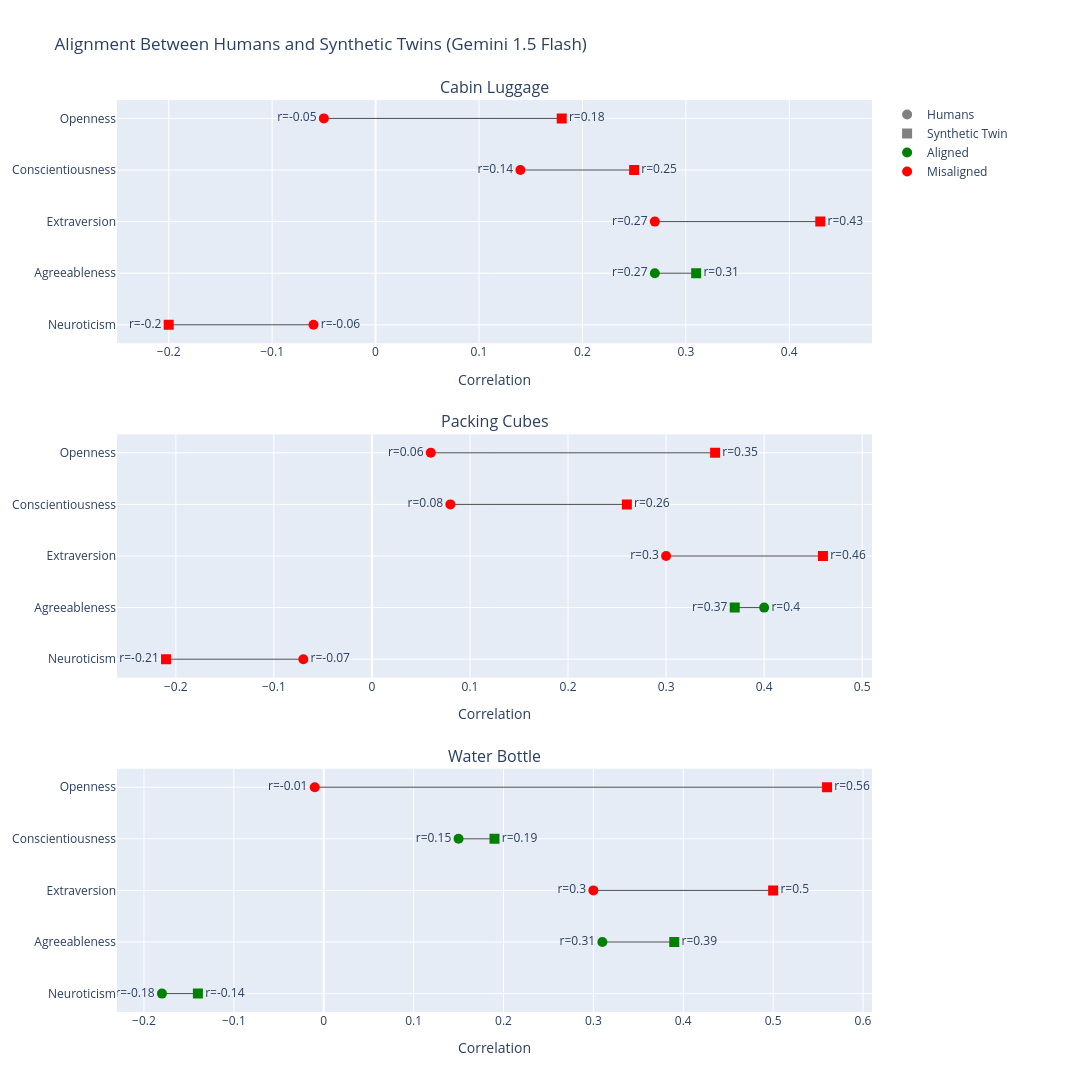

Notebook cell for this chart:
### Code cell
plot_alignment_with_humans("gemini-1.5-flash")

### Figure 1 — Plotly figure (JSON) as saved in the notebook; plotly's stock layout.template omitted (floating-point values rounded to 4 significant figures)
{"data": [{"line": {"color": "black", "width": 1}, "mode": "lines", "opacity": 0.7, "showlegend": false, "type": "scatter", "x": [-0.05, 0.18], "xaxis": "x", "y": ["Openness", "Openness"], "yaxis": "y"}, {"marker": {"color": "red", "size": 10, "symbol": "circle"}, "mode": "markers+text", "showlegend": false, "text": ["r=-0.05"], "textposition": "middle left", "type": "scatter", "x": [-0.05], "xaxis": "x", "y": ["Openness"], "yaxis": "y"}, {"marker": {"color": "red", "size": 10, "symbol": "square"}, "mode": "markers+text", "showlegend": false, "text": ["r=0.18"], "textposition": "middle right", "type": "scatter", "x": [0.18], "xaxis": "x", "y": ["Openness"], "yaxis": "y"}, {"line": {"color": "black", "width": 1}, "mode": "lines", "opacity": 0.7, "showlegend": false, "type": "scatter", "x": [0.14, 0.25], "xaxis": "x", "y": ["Conscientiousness", "Conscientiousness"], "yaxis": "y"}, {"marker": {"color": "red", "size": 10, "symbol": "circle"}, "mode": "markers+text", "showlegend": false, "text": ["r=0.14"], "textposition": "middle left", "type": "scatter", "x": [0.14], "xaxis": "x", "y": ["Conscientiousness"], "yaxis": "y"}, {"marker": {"color": "red", "size": 10, "symbol": "square"}, "mode": "markers+text", "showlegend": false, "text": ["r=0.25"], "textposition": "middle right", "type": "scatter", "x": [0.25], "xaxis": "x", "y": ["Conscientiousness"], "yaxis": "y"}, {"line": {"color": "black", "width": 1}, "mode": "lines", "opacity": 0.7, "showlegend": false, "type": "scatter", "x": [0.27, 0.43], "xaxis": "x", "y": ["Extraversion", "Extraversion"], "yaxis": "y"}, {"marker": {"color": "red", "size": 10, "symbol": "circle"}, "mode": "markers+text", "showlegend": false, "text": ["r=0.27"], "textposition": "middle left", "type": "scatter", "x": [0.27], "xaxis": "x", "y": ["Extraversion"], "yaxis": "y"}, {"marker": {"color": "red", "size": 10, "symbol": "square"}, "mode": "markers+text", "showlegend": false, "text": ["r=0.43"], "textposition": "middle right", "type": "scatter", "x": [0.43], "xaxis": "x", "y": ["Extraversion"], "yaxis": "y"}, {"line": {"color": "black", "width": 1}, "mode": "lines", "opacity": 0.7, "showlegend": false, "type": "scatter", "x": [0.27, 0.31], "xaxis": "x", "y": ["Agreeableness", "Agreeableness"], "yaxis": "y"}, {"marker": {"color": "green", "size": 10, "symbol": "circle"}, "mode": "markers+text", "showlegend": false, "text": ["r=0.27"], "textposition": "middle left", "type": "scatter", "x": [0.27], "xaxis": "x", "y": ["Agreeableness"], "yaxis": "y"}, {"marker": {"color": "green", "size": 10, "symbol": "square"}, "mode": "markers+text", "showlegend": false, "text": ["r=0.31"], "textposition": "middle right", "type": "scatter", "x": [0.31], "xaxis": "x", "y": ["Agreeableness"], "yaxis": "y"}, {"line": {"color": "black", "width": 1}, "mode": "lines", "opacity": 0.7, "showlegend": false, "type": "scatter", "x": [-0.06, -0.2], "xaxis": "x", "y": ["Neuroticism", "Neuroticism"], "yaxis": "y"}, {"marker": {"color": "red", "size": 10, "symbol": "circle"}, "mode": "markers+text", "showlegend": false, "text": ["r=-0.06"], "textposition": "middle right", "type": "scatter", "x": [-0.06], "xaxis": "x", "y": ["Neuroticism"], "yaxis": "y"}, {"marker": {"color": "red", "size": 10, "symbol": "square"}, "mode": "markers+text", "showlegend": false, "text": ["r=-0.2"], "textposition": "middle left", "type": "scatter", "x": [-0.2], "xaxis": "x", "y": ["Neuroticism"], "yaxis": "y"}, {"line": {"color": "black", "width": 1}, "mode": "lines", "opacity": 0.7, "showlegend": false, "type": "scatter", "x": [0.06, 0.35], "xaxis": "x2", "y": ["Openness", "Openness"], "yaxis": "y2"}, {"marker": {"color": "red", "size": 10, "symbol": "circle"}, "mode": "markers+text", "showlegend": false, "text": ["r=0.06"], "textposition": "middle left", "type": "scatter", "x": [0.06], "xaxis": "x2", "y": ["Openness"], "yaxis": "y2"}, {"marker": {"color": "red", "size": 10, "symbol": "square"}, "mode": "markers+text", "showlegend": false, "text": ["r=0.35"], "textposition": "middle right", "type": "scatter", "x": [0.35], "xaxis": "x2", "y": ["Openness"], "yaxis": "y2"}, {"line": {"color": "black", "width": 1}, "mode": "lines", "opacity": 0.7, "showlegend": false, "type": "scatter", "x": [0.08, 0.26], "xaxis": "x2", "y": ["Conscientiousness", "Conscientiousness"], "yaxis": "y2"}, {"marker": {"color": "red", "size": 10, "symbol": "circle"}, "mode": "markers+text", "showlegend": false, "text": ["r=0.08"], "textposition": "middle left", "type": "scatter", "x": [0.08], "xaxis": "x2", "y": ["Conscientiousness"], "yaxis": "y2"}, {"marker": {"color": "red", "size": 10, "symbol": "square"}, "mode": "markers+text", "showlegend": false, "text": ["r=0.26"], "textposition": "middle right", "type": "scatter", "x": [0.26], "xaxis": "x2", "y": ["Conscientiousness"], "yaxis": "y2"}, {"line": {"color": "black", "width": 1}, "mode": "lines", "opacity": 0.7, "showlegend": false, "type": "scatter", "x": [0.3, 0.46], "xaxis": "x2", "y": ["Extraversion", "Extraversion"], "yaxis": "y2"}, {"marker": {"color": "red", "size": 10, "symbol": "circle"}, "mode": "markers+text", "showlegend": false, "text": ["r=0.3"], "textposition": "middle left", "type": "scatter", "x": [0.3], "xaxis": "x2", "y": ["Extraversion"], "yaxis": "y2"}, {"marker": {"color": "red", "size": 10, "symbol": "square"}, "mode": "markers+text", "showlegend": false, "text": ["r=0.46"], "textposition": "middle right", "type": "scatter", "x": [0.46], "xaxis": "x2", "y": ["Extraversion"], "yaxis": "y2"}, {"line": {"color": "black", "width": 1}, "mode": "lines", "opacity": 0.7, "showlegend": false, "type": "scatter", "x": [0.4, 0.37], "xaxis": "x2", "y": ["Agreeableness", "Agreeableness"], "yaxis": "y2"}, {"marker": {"color": "green", "size": 10, "symbol": "circle"}, "mode": "markers+text", "showlegend": false, "text": ["r=0.4"], "textposition": "middle right", "type": "scatter", "x": [0.4], "xaxis": "x2", "y": ["Agreeableness"], "yaxis": "y2"}, {"marker": {"color": "green", "size": 10, "symbol": "square"}, "mode": "markers+text", "showlegend": false, "text": ["r=0.37"], "textposition": "middle left", "type": "scatter", "x": [0.37], "xaxis": "x2", "y": ["Agreeableness"], "yaxis": "y2"}, {"line": {"color": "black", "width": 1}, "mode": "lines", "opacity": 0.7, "showlegend": false, "type": "scatter", "x": [-0.07, -0.21], "xaxis": "x2", "y": ["Neuroticism", "Neuroticism"], "yaxis": "y2"}, {"marker": {"color": "red", "size": 10, "symbol": "circle"}, "mode": "markers+text", "showlegend": false, "text": ["r=-0.07"], "textposition": "middle right", "type": "scatter", "x": [-0.07], "xaxis": "x2", "y": ["Neuroticism"], "yaxis": "y2"}, {"marker": {"color": "red", "size": 10, "symbol": "square"}, "mode": "markers+text", "showlegend": false, "text": ["r=-0.21"], "textposition": "middle left", "type": "scatter", "x": [-0.21], "xaxis": "x2", "y": ["Neuroticism"], "yaxis": "y2"}, {"line": {"color": "black", "width": 1}, "mode": "lines", "opacity": 0.7, "showlegend": false, "type": "scatter", "x": [-0.01, 0.56], "xaxis": "x3", "y": ["Openness", "Openness"], "yaxis": "y3"}, {"marker": {"color": "red", "size": 10, "symbol": "circle"}, "mode": "markers+text", "showlegend": false, "text": ["r=-0.01"], "textposition": "middle left", "type": "scatter", "x": [-0.01], "xaxis": "x3", "y": ["Openness"], "yaxis": "y3"}, {"marker": {"color": "red", "size": 10, "symbol": "square"}, "mode": "markers+text", "showlegend": false, "text": ["r=0.56"], "textposition": "middle right", "type": "scatter", "x": [0.56], "xaxis": "x3", "y": ["Openness"], "yaxis": "y3"}, {"line": {"color": "black", "width": 1}, "mode": "lines", "opacity": 0.7, "showlegend": false, "type": "scatter", "x": [0.15, 0.19], "xaxis": "x3", "y": ["Conscientiousness", "Conscientiousness"], "yaxis": "y3"}, {"marker": {"color": "green", "size": 10, "symbol": "circle"}, "mode": "markers+text", "showlegend": false, "text": ["r=0.15"], "textposition": "middle left", "type": "scatter", "x": [0.15], "xaxis": "x3", "y": ["Conscientiousness"], "yaxis": "y3"}, {"marker": {"color": "green", "size": 10, "symbol": "square"}, "mode": "markers+text", "showlegend": false, "text": ["r=0.19"], "textposition": "middle right", "type": "scatter", "x": [0.19], "xaxis": "x3", "y": ["Conscientiousness"], "yaxis": "y3"}, {"line": {"color": "black", "width": 1}, "mode": "lines", "opacity": 0.7, "showlegend": false, "type": "scatter", "x": [0.3, 0.5], "xaxis": "x3", "y": ["Extraversion", "Extraversion"], "yaxis": "y3"}, {"marker": {"color": "red", "size": 10, "symbol": "circle"}, "mode": "markers+text", "showlegend": false, "text": ["r=0.3"], "textposition": "middle left", "type": "scatter", "x": [0.3], "xaxis": "x3", "y": ["Extraversion"], "yaxis": "y3"}, {"marker": {"color": "red", "size": 10, "symbol": "square"}, "mode": "markers+text", "showlegend": false, "text": ["r=0.5"], "textposition": "middle right", "type": "scatter", "x": [0.5], "xaxis": "x3", "y": ["Extraversion"], "yaxis": "y3"}, {"line": {"color": "black", "width": 1}, "mode": "lines", "opacity": 0.7, "showlegend": false, "type": "scatter", "x": [0.31, 0.39], "xaxis": "x3", "y": ["Agreeableness", "Agreeableness"], "yaxis": "y3"}, {"marker": {"color": "green", "size": 10, "symbol": "circle"}, "mode": "markers+text", "showlegend": false, "text": ["r=0.31"], "textposition": "middle left", "type": "scatter", "x": [0.31], "xaxis": "x3", "y": ["Agreeableness"], "yaxis": "y3"}, {"marker": {"color": "green", "size": 10, "symbol": "square"}, "mode": "markers+text", "showlegend": false, "text": ["r=0.39"], "textposition": "middle right", "type": "scatter", "x": [0.39], "xaxis": "x3", "y": ["Agreeableness"], "yaxis": "y3"}, {"line": {"color": "black", "width": 1}, "mode": "lines", "opacity": 0.7, "showlegend": false, "type": "scatter", "x": [-0.18, -0.14], "xaxis": "x3", "y": ["Neuroticism", "Neuroticism"], "yaxis": "y3"}, {"marker": {"color": "green", "size": 10, "symbol": "circle"}, "mode": "markers+text", "showlegend": false, "text": ["r=-0.18"], "textposition": "middle left", "type": "scatter", "x": [-0.18], "xaxis": "x3", "y": ["Neuroticism"], "yaxis": "y3"}, {"marker": {"color": "green", "size": 10, "symbol": "square"}, "mode": "markers+text", "showlegend": false, "text": ["r=-0.14"], "textposition": "middle right", "type": "scatter", "x": [-0.14], "xaxis": "x3", "y": ["Neuroticism"], "yaxis": "y3"}, {"marker": {"color": "gray", "size": 10, "symbol": "circle"}, "mode": "markers", "name": "Humans", "type": "scatter", "x": [null], "y": [null]}, {"marker": {"color": "gray", "size": 10, "symbol": "square"}, "mode": "markers", "name": "Synthetic Twin", "type": "scatter", "x": [null], "y": [null]}, {"marker": {"color": "green", "size": 10, "symbol": "circle"}, "mode": "markers", "name": "Aligned", "type": "scatter", "x": [null], "y": [null]}, {"marker": {"color": "red", "size": 10, "symbol": "circle"}, "mode": "markers", "name": "Misaligned", "type": "scatter", "x": [null], "y": [null]}], "layout": {"annotations": [{"font": {"size": 16}, "showarrow": false, "text": "Cabin Luggage", "x": 0.5, "xanchor": "center", "xref": "paper", "y": 1, "yanchor": "bottom", "yref": "paper"}, {"font": {"size": 16}, "showarrow": false, "text": "Packing Cubes", "x": 0.5, "xanchor": "center", "xref": "paper", "y": 0.6333, "yanchor": "bottom", "yref": "paper"}, {"font": {"size": 16}, "showarrow": false, "text": "Water Bottle", "x": 0.5, "xanchor": "center", "xref": "paper", "y": 0.2667, "yanchor": "bottom", "yref": "paper"}], "height": 1400, "legend": {"borderwidth": 0, "font": {"size": 12}, "traceorder": "normal", "x": 1.02, "y": 1}, "margin": {"b": 80, "l": 100, "r": 220, "t": 100}, "title": {"text": "Alignment Between Humans and Synthetic Twins (Gemini 1.5 Flash)"}, "width": 1300, "xaxis": {"anchor": "y", "domain": [0, 1], "range": [-0.25, 0.48], "title": {"text": "Correlation"}}, "xaxis2": {"anchor": "y2", "domain": [0, 1], "range": [-0.26, 0.51], "title": {"text": "Correlation"}}, "xaxis3": {"anchor": "y3", "domain": [0, 1], "range": [-0.23, 0.61], "title": {"text": "Correlation"}}, "yaxis": {"anchor": "x", "categoryarray": ["Neuroticism", "Agreeableness", "Extraversion", "Conscientiousness", "Openness"], "categoryorder": "array", "domain": [0.7333, 1]}, "yaxis2": {"anchor": "x2", "categoryarray": ["Neuroticism", "Agreeableness", "Extraversion", "Conscientiousness", "Openness"], "categoryorder": "array", "domain": [0.3667, 0.6333]}, "yaxis3": {"anchor": "x3", "categoryarray": ["Neuroticism", "Agreeableness", "Extraversion", "Conscientiousness", "Openness"], "categoryorder": "array", "domain": [0, 0.2667]}}}
